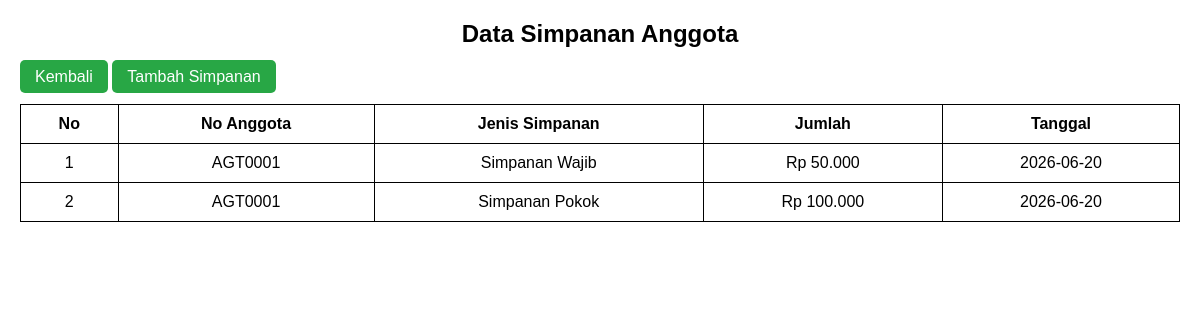
/data_simpanan.php (signed in), run on the app's committed database.
### tables this page shows
CREATE TABLE `simpanan` (
  `id` int(11) NOT NULL AUTO_INCREMENT,
  `no_anggota` varchar(50) NOT NULL,
  `jenis_simpanan` varchar(100) NOT NULL,
  `jumlah` int(11) NOT NULL,
  `tanggal` date NOT NULL,
  PRIMARY KEY (`id`)
);

### functions.php (called while the page is built, shortened)
<?php
function koneksi()
{
    return mysqli_connect('localhost', 'root', '', 'db_koperasi');
}
function query($query)
{
    $conn = koneksi();
    $result = mysqli_query($conn, $query);
    $rows = [];
    while ($row = mysqli_fetch_assoc($result)) {
        $rows[] = $row;
    }
    return $rows;
}

### data_simpanan.php (the view, shortened to what this page needs)
<?php
require 'functions.php';
$simpanan = query("
    SELECT *
    FROM simpanan
    ORDER BY id DESC
");
?>
<!DOCTYPE html>
<html lang="id">
<head>
</head>
<body>
    <h2>Data Simpanan Anggota</h2>
    <a href="index.php" class="btn">Kembali</a>
    <a href="tambah_simpanan.php" class="btn">Tambah Simpanan</a>
    <br><br>
    <table>
        <tr>
            <th>No</th>
            <th>No Anggota</th>
            <th>Jenis Simpanan</th>
            <th>Jumlah</th>
            <th>Tanggal</th>
        </tr>
        <?php if (count($simpanan) > 0) : ?>
            <?php $i = 1; ?>
            <?php foreach ($simpanan as $row) : ?>
                <tr>
                    <td><?= $i++; ?></td>
                    <td><?= htmlspecialchars($row['no_anggota']); ?></td>
                    <td><?= htmlspecialchars($row['jenis_simpanan']); ?></td>
                    <td>
                        Rp <?= number_format($row['jumlah'], 0, ',', '.'); ?>
                    </td>
                    <td><?= htmlspecialchars($row['tanggal']); ?></td>
                </tr>
            <?php endforeach; ?>
        <?php endif; ?>
    </table>
</body>
</html>

### data_simpanan.php (style rules this page uses)
body { font-family: Arial, sans-serif; margin: 20px; }
table { border-collapse: collapse; width: 100%; }
table, th, td { border: 1px solid black; }
th, td { padding: 10px; text-align: center; }
.btn { padding: 8px 15px; text-decoration: none; background-color: #28a745; color: white; border-radius: 5px; }
h2 { text-align: center; }

### data on the page
simpanan: no_anggota "AGT0001", jenis_simpanan "Simpanan Wajib", jumlah "50.000", tanggal "2026-06-20"
simpanan: no_anggota "AGT0001", jenis_simpanan "Simpanan Pokok", jumlah "100.000", tanggal "2026-06-20"
